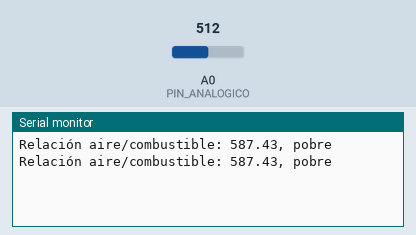
Bench run of a sketch on a simulated Arduino Uno, built with avr-gcc and run on an emulated ATmega328P. Parts: the last lines printed to the serial monitor. Inputs (shaded band) come from the test bench; at power-on: A0 (PIN_ANALOGICO) = 512.

Above: at 2.8 s.
2.9 s: A0 (PIN_ANALOGICO) set to 0
At 3.8 s:
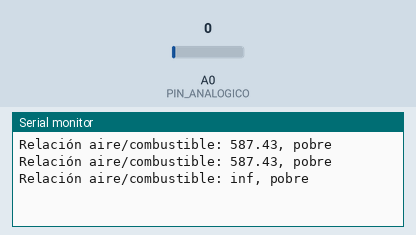
5.5 s: A0 (PIN_ANALOGICO) set to 122
At 6.8 s:
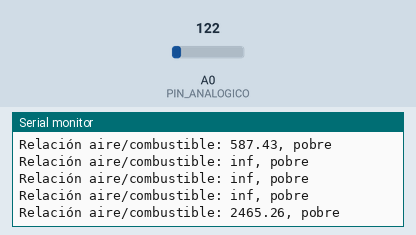

The sketch:

arduino_sondalamba.ino
```cpp
const int PIN_ANALOGICO = A0;
const float VREF = 5.0;
const float RELACION_AIRE_COMBUSTIBLE_ESTOQUIOMETRICA = 14.7;
const float RESISTENCIA_CARGA = 100.0;
unsigned long ultimoTiempoLectura = 0;
const unsigned long intervaloLectura = 1000; // lectura cada 1 segundo

void setup() {
  Serial.begin(9600);
}

void loop() {
  unsigned long tiempoActual = millis();
  if (tiempoActual - ultimoTiempoLectura >= intervaloLectura) {
    ultimoTiempoLectura = tiempoActual;

    float voltaje = analogRead(PIN_ANALOGICO) * VREF / 1023.0;
    float corriente = voltaje / RESISTENCIA_CARGA;
    float relacionAireCombustible = RELACION_AIRE_COMBUSTIBLE_ESTOQUIOMETRICA / corriente;

    Serial.print("Relación aire/combustible: ");
    Serial.print(relacionAireCombustible, 2);
    Serial.print(", ");

    if (relacionAireCombustible > RELACION_AIRE_COMBUSTIBLE_ESTOQUIOMETRICA) {
      Serial.println("pobre");
    } else if (relacionAireCombustible < RELACION_AIRE_COMBUSTIBLE_ESTOQUIOMETRICA) {
      Serial.println("rica");
    } else {
      Serial.println("estequiométrica");
    }
  }
}
```

Measured:
- after the input at 2.9 s, the serial monitor: prints a new line after 0.10 s (image 1)
- after the input at 5.5 s, the serial monitor: prints a new line after 0.50 s (image 2)
